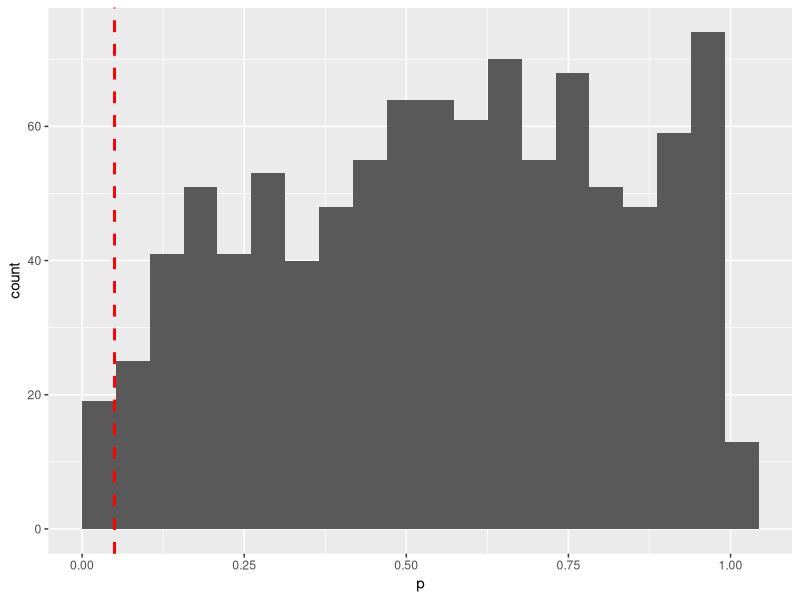

Write R code to recreate this figure.
rm(list=ls())


if (!require("tidyverse")) install.packages("tidyverse");
library(tidyverse)

if (!require("dplyr")) install.packages("dplyr");
library(dplyr)

if (!require("ggplot2")) install.packages("ggplot2");
library(ggplot2)


#a két minta más-más eloszlásból származik

tbl3<-tibble(experiment_id=character(),p=numeric(),type=character())
NT<-rnorm(5,1.2,0.25)

for( i in 1:1000)
  
{
  
  AMP<-rnorm(5,1.2,0.25)
  
  ttest3<-t.test (NT,AMP,conf.level = 0.95)
  
  tbl3<-tbl3 %>% add_row(p=ttest3$p.value,experiment_id=sprintf("exp_%04.f",i),type="NT-AMP")
  
}

#hogy néz ki az eloszlás?

ggplot(tbl3,aes(p))+
  geom_histogram(bins = 20,boundary=0)+
  geom_vline(aes(xintercept = 0.05),colour="red",linetype="dashed",size=1)


tbl3<-tbl3 %>% mutate(is_significant=case_when(p<0.05 ~ 1,
                                               TRUE ~ 0))
no_of_significant_ps_3<-sum(tbl3$is_significant)/1000*100

sprintf("A p-értékek %.02f százaléka szignifikáns, ha csak egyszer mértünk kontrollt, és ahhoz hasonlítjuk az összes mérésünket",no_of_significant_ps_3)

